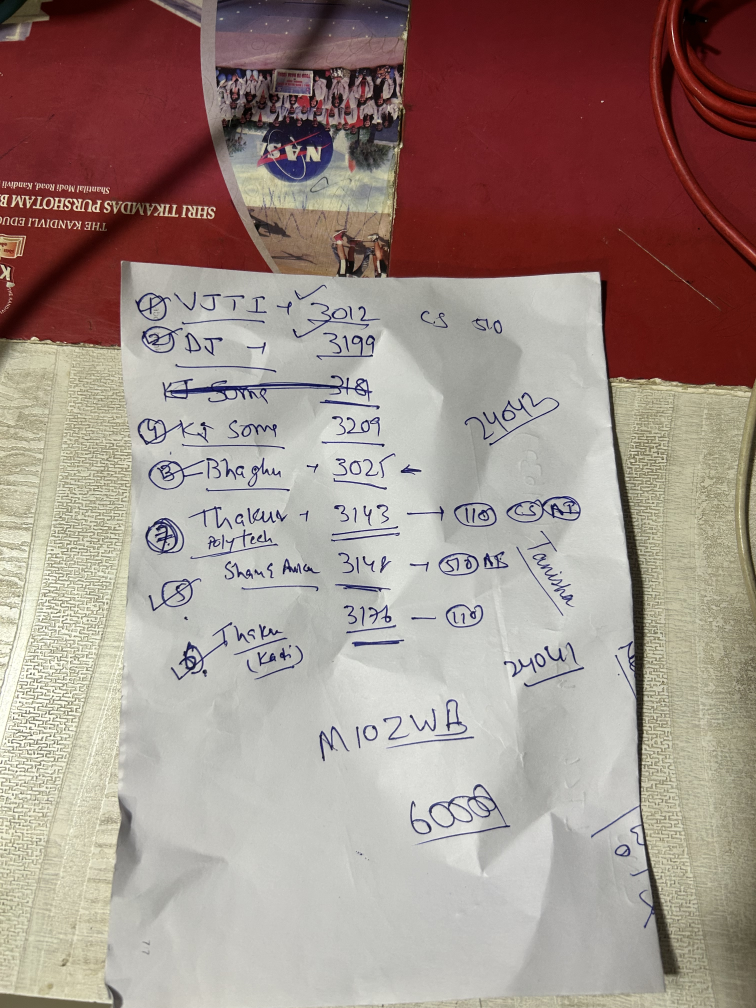
#> input picture IMG_3712.jpeg, 3024 x 4032 px (shown at 1/4 size)
$ python -i phase6_enhancement.py   (imports and definitions only)
#> lines starting #> are read from the running program, lines starting #| are printed output that depends on the picture; after the words box and inside, x2 and y2 are one past the last pixel; in counts of white or black regions, pixels touching at a corner belong together
#> further down, picture is the input picture: shape (4032, 3024, 3); mean B, G, R 134.7, 141.8, 160.2
"""
Phase 6 — Image Enhancement
Sharpening, adaptive binarization, Lanczos interpolation, background removal.
"""
import cv2
import numpy as np


def enhance(img: np.ndarray, mode: str = "full") -> dict:
    """
    Apply post-dewarping image enhancements.

    Args:
        img:  BGR document image (already dewarped)
        mode: "full" | "sharpen_only" | "binary_only"

    Returns:
        dict of enhanced images keyed by method name
    """
#> called with mode = 'full'
    results = {}

    if len(img.shape) == 3:
        gray = cv2.cvtColor(img, cv2.COLOR_BGR2GRAY)
    else:
        gray = img.copy()

    # ── 1. Unsharp Masking (Sharpening) ──────────────────────────────────────
    blurred = cv2.GaussianBlur(gray, (0, 0), sigmaX=3.0)
    sharpened = cv2.addWeighted(gray, 1.5, blurred, -0.5, 0)
    results["sharpened"] = sharpened

    if mode == "sharpen_only":
        return results

    # ── 2. Adaptive Threshold Binarization ───────────────────────────────────
    binary = cv2.adaptiveThreshold(
        sharpened, 255,
        cv2.ADAPTIVE_THRESH_GAUSSIAN_C,
        cv2.THRESH_BINARY, 31, 10
    )
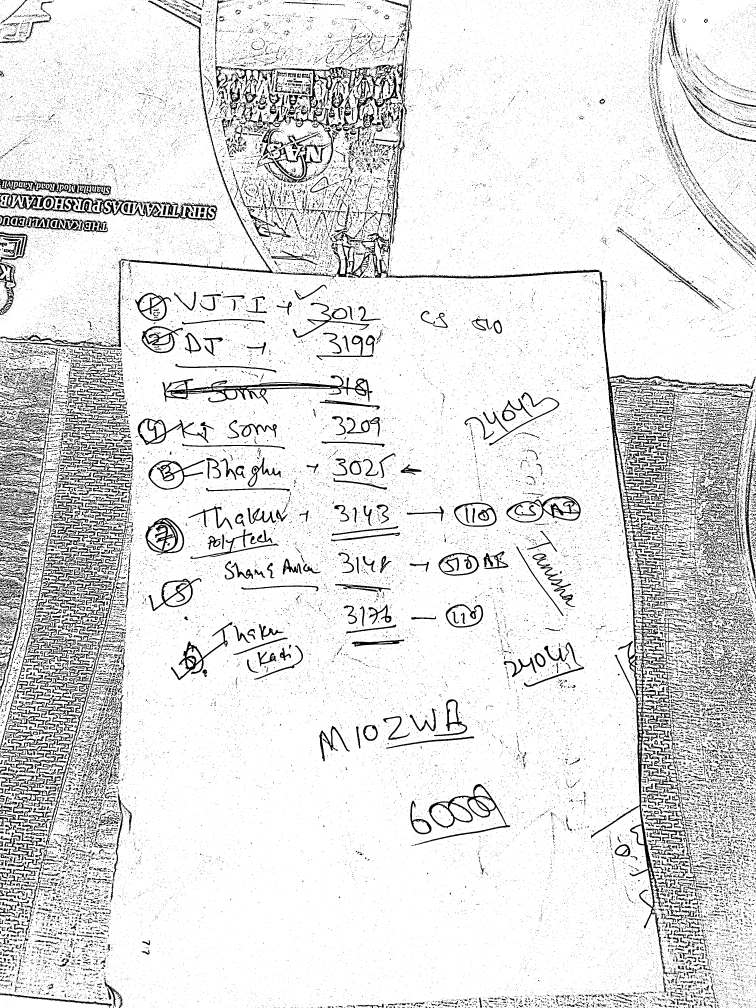
#> binary: shape (4032, 3024) (shown at 1/4 size); 88.4% white; 74586 black regions (68630 under 20 px), largest, box (x1, y1, x2, y2) and area: (515, 1, 2957, 3904) 124591, (0, 1952, 523, 3291) 114422, (0, 1629, 234, 2789) 24300
    results["binary"] = binary

    # ── 3. Morphological Cleanup (remove small noise blobs) ──────────────────
    kernel = cv2.getStructuringElement(cv2.MORPH_ELLIPSE, (2, 2))
    cleaned = cv2.morphologyEx(binary, cv2.MORPH_OPEN, kernel)
#> cleaned: shape (4032, 3024); 88.8% white; 36492 black regions (31267 under 20 px), largest, box (x1, y1, x2, y2) and area: (516, 2, 2957, 3905) 142944, (0, 1952, 533, 3295) 119992, (862, 240, 1594, 626) 34612
    results["cleaned_binary"] = cleaned

    if mode == "binary_only":
        return results

    # ── 4. CLAHE on grayscale (for grayscale output) ──────────────────────────
    clahe = cv2.createCLAHE(clipLimit=2.5, tileGridSize=(8, 8))
    enhanced_gray = clahe.apply(gray)
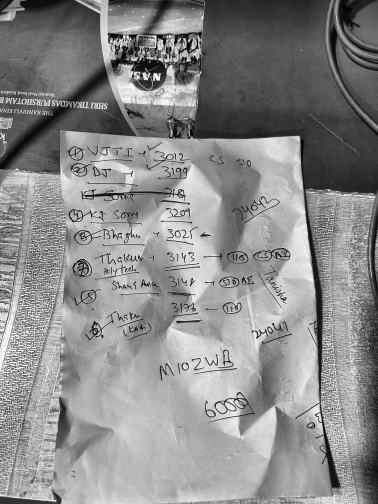
#> enhanced_gray: shape (4032, 3024) (shown at 1/8 size); min 0, max 255, mean 138.9
    results["clahe_gray"] = enhanced_gray

    # ── 5. Full enhanced color image ──────────────────────────────────────────
    if len(img.shape) == 3:
        # Fast uint8 unsharp masking
        blur_color = cv2.GaussianBlur(img, (0, 0), sigmaX=2.0)
        sharp_color = cv2.addWeighted(img, 1.35, blur_color, -0.35, 0)
        results["sharpened_color"] = sharp_color
        results["background_normalized"] = enhanced_gray

        # ── 6. "Clean Color Scan" (CamScanner-Style Flatbed Color Scan) ───────
        lab = cv2.cvtColor(sharp_color, cv2.COLOR_BGR2LAB)
#> lab: shape (4032, 3024, 3); mean of channels 0, 1, 2 153.2, 135.1, 136
        l, a, b = cv2.split(lab)
        lh, lw = l.shape[:2]

        # Multi-scale fast background estimation
        scale = 1000.0 / max(lh, lw) if max(lh, lw) > 1000 else 1.0
        small_l = cv2.resize(l, (int(lw * scale), int(lh * scale))) if scale != 1.0 else l.copy()
        k_small = cv2.getStructuringElement(cv2.MORPH_ELLIPSE, (21, 21))
        bg_small = cv2.morphologyEx(small_l, cv2.MORPH_CLOSE, k_small)
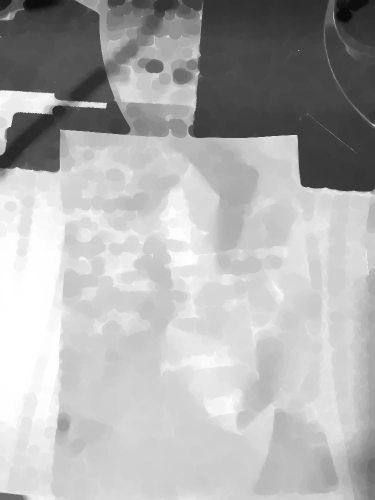
#> bg_small: shape (1000, 750) (shown at 1/2 size); min 10, max 255, mean 174.9
        bg_small = cv2.GaussianBlur(bg_small, (21, 21), 0)
        bg_l = cv2.resize(bg_small, (lw, lh), interpolation=cv2.INTER_LINEAR) if scale != 1.0 else bg_small

        norm_l = cv2.divide(l.astype(np.float32), bg_l.astype(np.float32) + 1e-5, scale=255.0)
        norm_l = np.clip(norm_l, 0, 255)
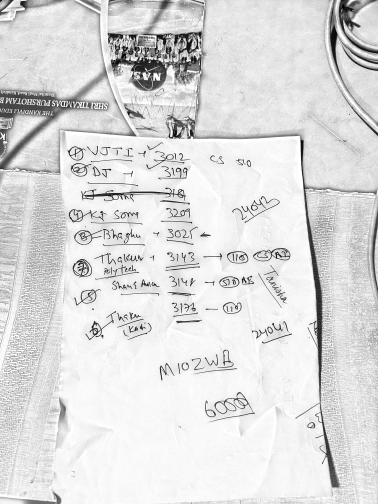
#> norm_l: shape (4032, 3024) float32 (shown at 1/8 size); min 0, max 255, mean 220.7
        p1, p95 = np.percentile(norm_l, (1, 95))
#> p1 = 23.83; p95 = 255
        norm_l = np.clip((norm_l - p1) * (255.0 / max(p95 - p1, 1e-5)), 0, 255).astype(np.uint8)

        # Unsharp mask for text definition
        blur_l = cv2.GaussianBlur(norm_l, (0, 0), sigmaX=2.0)
        sharp_l = cv2.addWeighted(norm_l, 1.4, blur_l, -0.4, 0)

        # Subtle chroma pop for colored ink
        a_boost = cv2.addWeighted(a, 1.15, np.full_like(a, 128), -0.15, 0)
        b_boost = cv2.addWeighted(b, 1.15, np.full_like(b, 128), -0.15, 0)
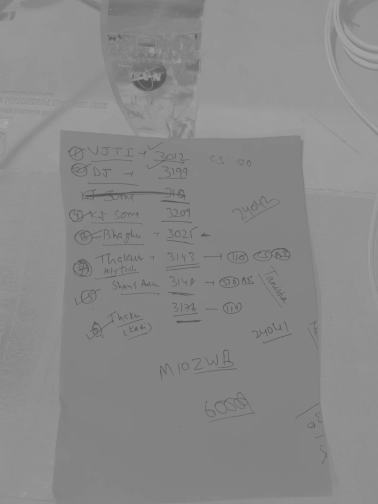
#> b_boost: shape (4032, 3024) (shown at 1/8 size); min 73, max 171, mean 137.1

        clean_color = cv2.cvtColor(cv2.merge([sharp_l, a_boost, b_boost]), cv2.COLOR_LAB2BGR)
        results["clean_color"] = clean_color
        results["magic_color"] = clean_color
        results["natural_scan"] = clean_color

        # ── 8. "Clean B&W Scan" (Pristine High-Contrast Document Scan) ────────
        _, bw = cv2.threshold(sharp_l, 205, 255, cv2.THRESH_BINARY)
#> bw: shape (4032, 3024); 77.9% white; 91932 black regions (85924 under 20 px), largest, box (x1, y1, x2, y2) and area: (0, 0, 3024, 3972) 1092340, (0, 1397, 546, 3330) 295297, (2621, 0, 3024, 1018) 77194
        # Fast morphological speckle noise cleanup
        clean_bw = cv2.morphologyEx(bw, cv2.MORPH_OPEN, cv2.getStructuringElement(cv2.MORPH_RECT, (2, 2)))
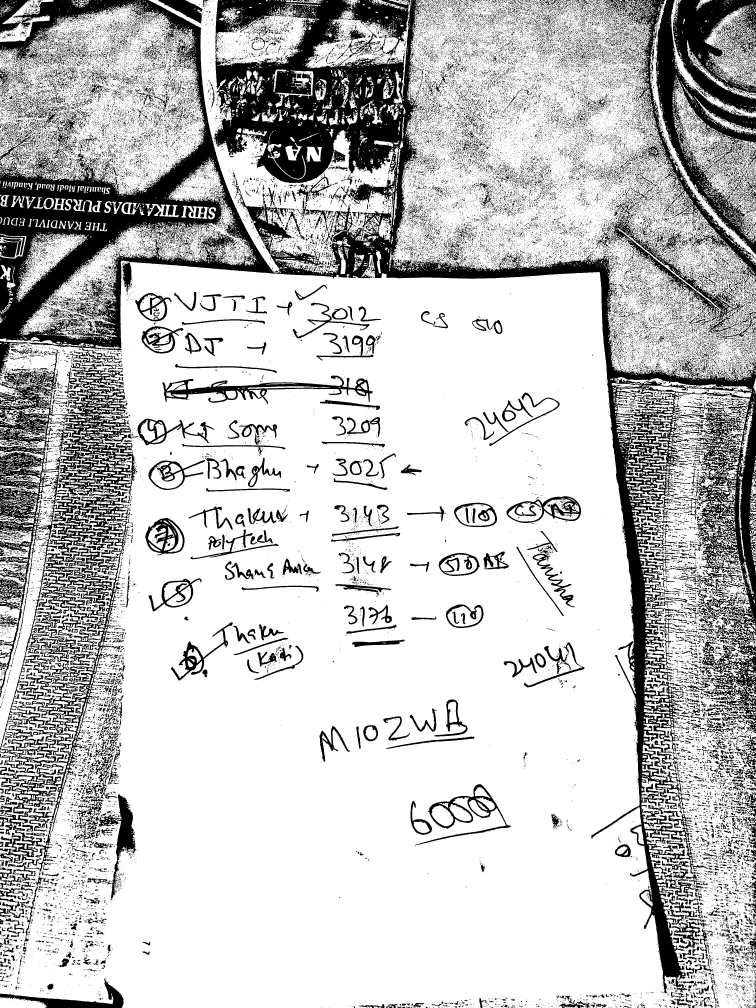
#> clean_bw: shape (4032, 3024) (shown at 1/4 size); 76.6% white; 63166 black regions (57164 under 20 px), largest, box (x1, y1, x2, y2) and area: (0, 0, 3024, 3973) 1259871, (0, 1398, 549, 3339) 327737, (2620, 0, 3024, 1019) 89278
        clean_bw_bgr = cv2.cvtColor(clean_bw, cv2.COLOR_GRAY2BGR)
        results["clean_bw"] = clean_bw_bgr
    else:
        sharp_bgr = cv2.cvtColor(sharpened, cv2.COLOR_GRAY2BGR)
        bin_bgr = cv2.cvtColor(binary, cv2.COLOR_GRAY2BGR)
        results["sharpened_color"] = sharp_bgr
        results["clean_color"] = sharp_bgr
        results["clean_bw"] = bin_bgr
        results["natural_scan"] = sharp_bgr
        results["magic_color"] = sharp_bgr

    return results


# [87 lines left out: functions remove_shadows, super_resolve, deskew_fine, not called in this run]

>>> import cv2
>>> picture = cv2.imread('../IMG_3712.jpeg')
>>> result = enhance(picture)
#> result = 10 items

$ run again, on IMG_3717.jpeg
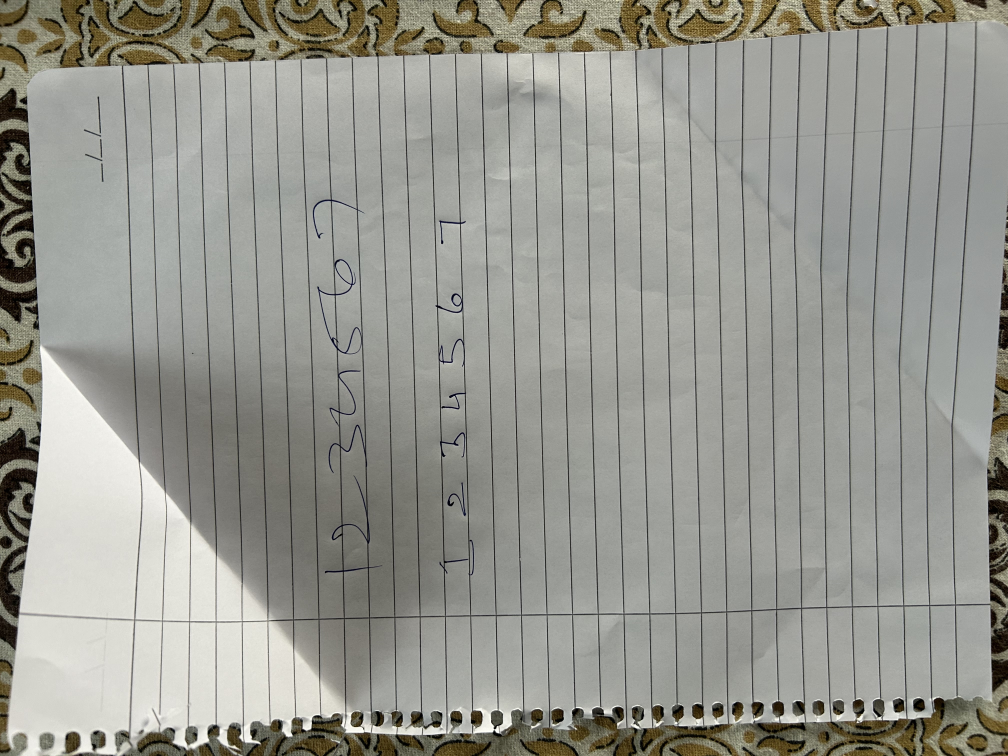
#> input picture IMG_3717.jpeg, 4032 x 3024 px (shown at 1/4 size)
#> picture is the input picture: shape (3024, 4032, 3); mean B, G, R 143.7, 151.2, 151
#> in enhance, `binary = cv2.adaptiveThreshold( sharpened, 255, cv2.ADAPTIVE_THRESH_GA..`:
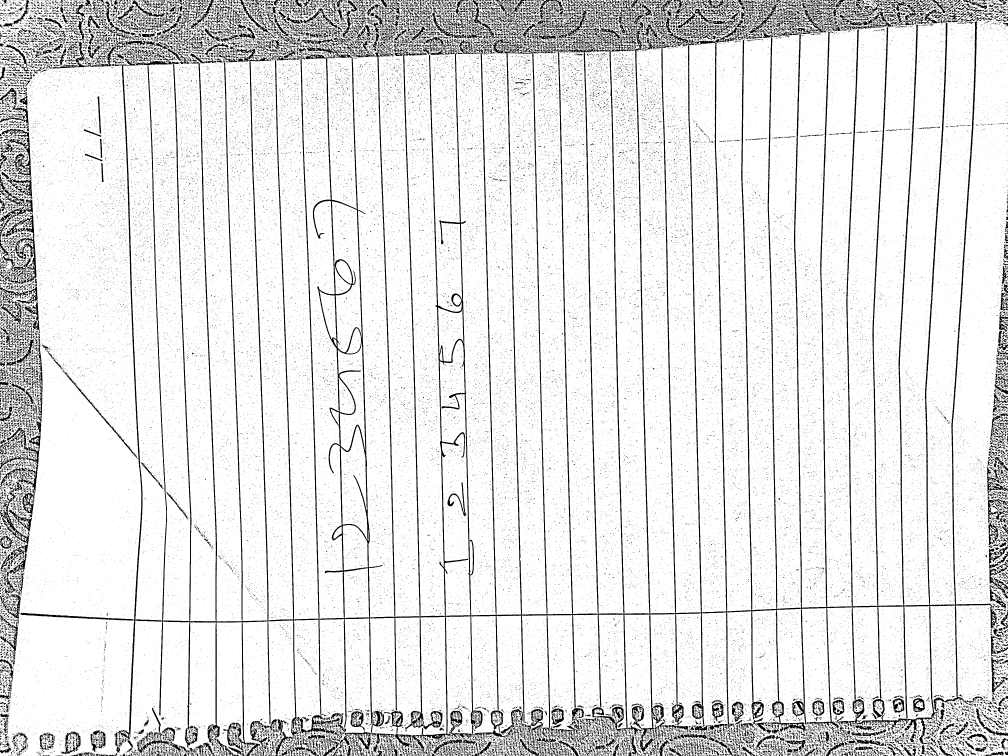
#> binary: shape (3024, 4032) (shown at 1/4 size); 89.2% white; 77253 black regions (72175 under 20 px), largest, box (x1, y1, x2, y2) and area: (82, 35, 3989, 3024) 529844, (0, 514, 146, 1130) 15560, (15, 1486, 170, 2126) 11937
#> cleaned: shape (3024, 4032); 89.5% white; 35436 black regions (31896 under 20 px), largest, box (x1, y1, x2, y2) and area: (83, 0, 3989, 3024) 610174, (0, 1205, 171, 2300) 26724, (0, 515, 147, 1138) 25841
#> lab: shape (3024, 4032, 3); mean of channels 0, 1, 2 157.8, 126.7, 131.9
#> p1 = 2.88; p95 = 255
#> in enhance, `_, bw = cv2.threshold(sharp_l, 205, 255, cv2.THRESH_BINARY)`:
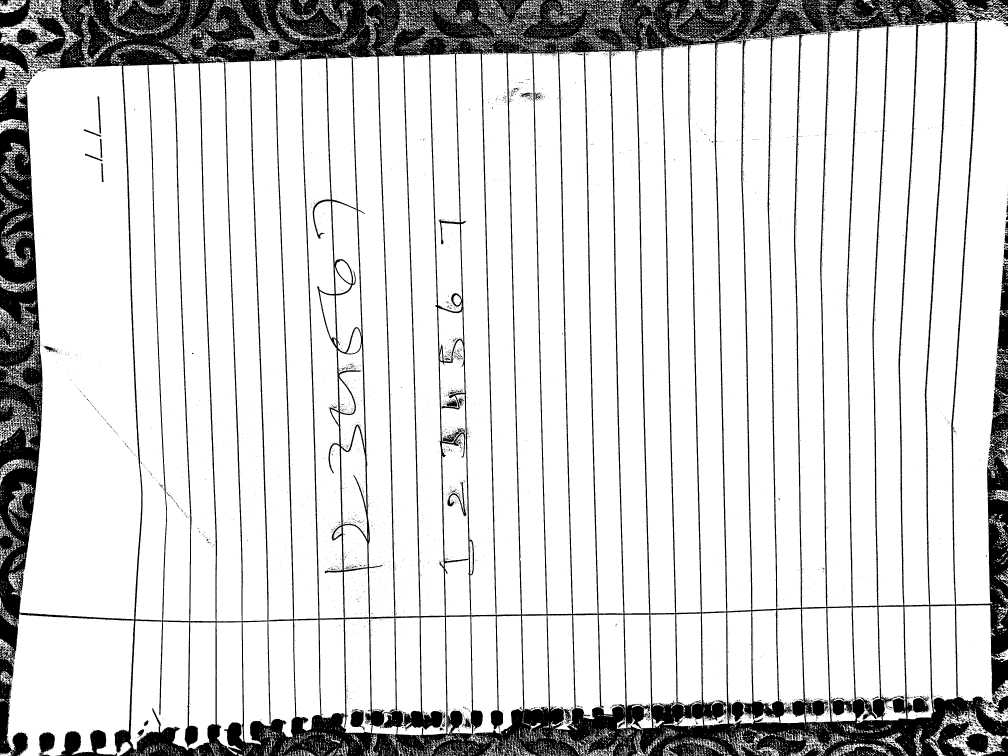
#> bw: shape (3024, 4032) (shown at 1/4 size); 83.9% white; 6927 black regions (6485 under 20 px), largest, box (x1, y1, x2, y2) and area: (0, 0, 4032, 3024) 1871412, (222, 2920, 470, 3024) 11660, (0, 165, 164, 309) 9080
#> clean_bw: shape (3024, 4032); 83.4% white; 5030 black regions (4784 under 20 px), largest, box (x1, y1, x2, y2) and area: (0, 0, 4032, 3024) 1973284, (231, 2921, 471, 3024) 11558, (156, 2930, 221, 3024) 4265
#> result = 10 items

$ run again, on IMG_3718.jpeg
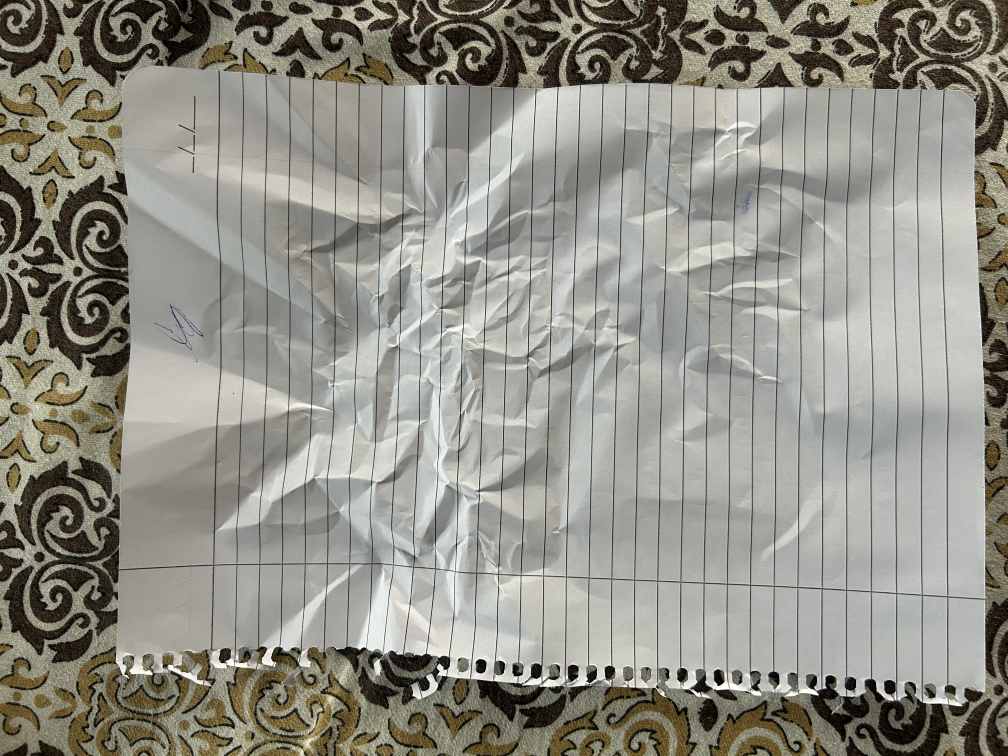
#> input picture IMG_3718.jpeg, 4032 x 3024 px (shown at 1/4 size)
#> picture is the input picture: shape (3024, 4032, 3); mean B, G, R 135.2, 144.4, 145.7
#> in enhance, `binary = cv2.adaptiveThreshold( sharpened, 255, cv2.ADAPTIVE_THRESH_GA..`:
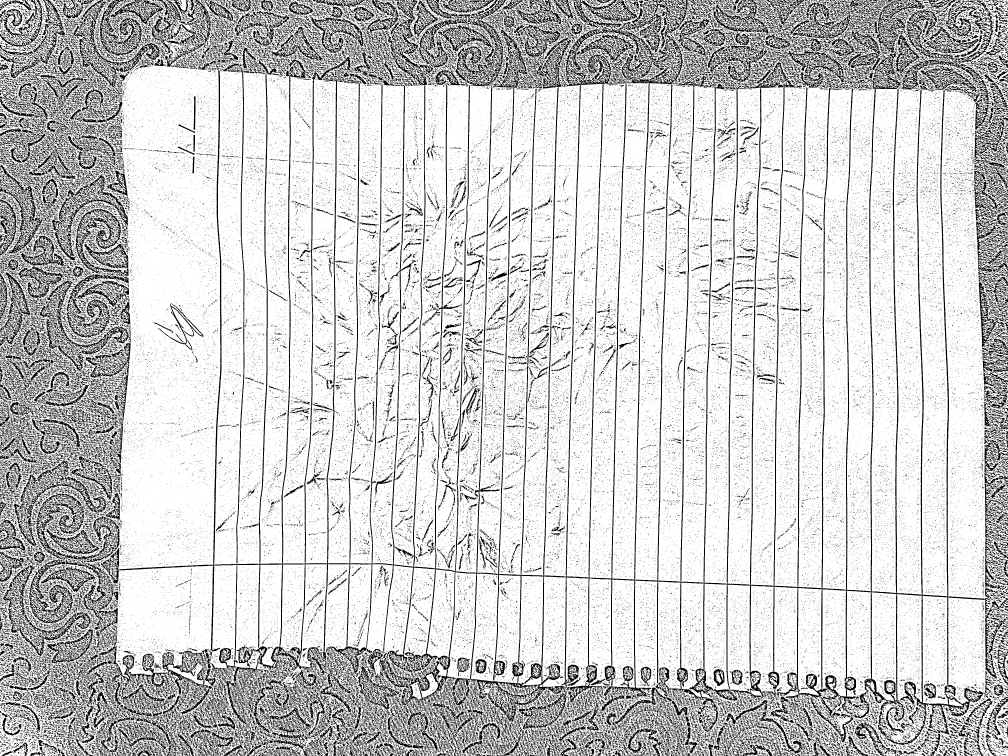
#> binary: shape (3024, 4032) (shown at 1/4 size); 80.1% white; 115395 black regions (104223 under 20 px), largest, box (x1, y1, x2, y2) and area: (477, 0, 3964, 3006) 491982, (1674, 0, 2123, 351) 33413, (144, 2052, 478, 2340) 11043
#> cleaned: shape (3024, 4032); 80.3% white; 58339 black regions (51253 under 20 px), largest, box (x1, y1, x2, y2) and area: (478, 0, 3965, 3024) 761553, (115, 1968, 481, 2494) 36211, (0, 470, 353, 1016) 31740
#> lab: shape (3024, 4032, 3); mean of channels 0, 1, 2 150.3, 127, 133
#> p1 = 0; p95 = 255
#> bw: shape (3024, 4032); 66.5% white; 20959 black regions (19759 under 20 px), largest, box (x1, y1, x2, y2) and area: (0, 0, 4032, 3024) 3821098, (1506, 1559, 1571, 1770) 7199, (2031, 1129, 2117, 1294) 4284
#> in enhance, `clean_bw = cv2.morphologyEx(bw, cv2.MORPH_OPEN, cv2.getStructuringElem..`:
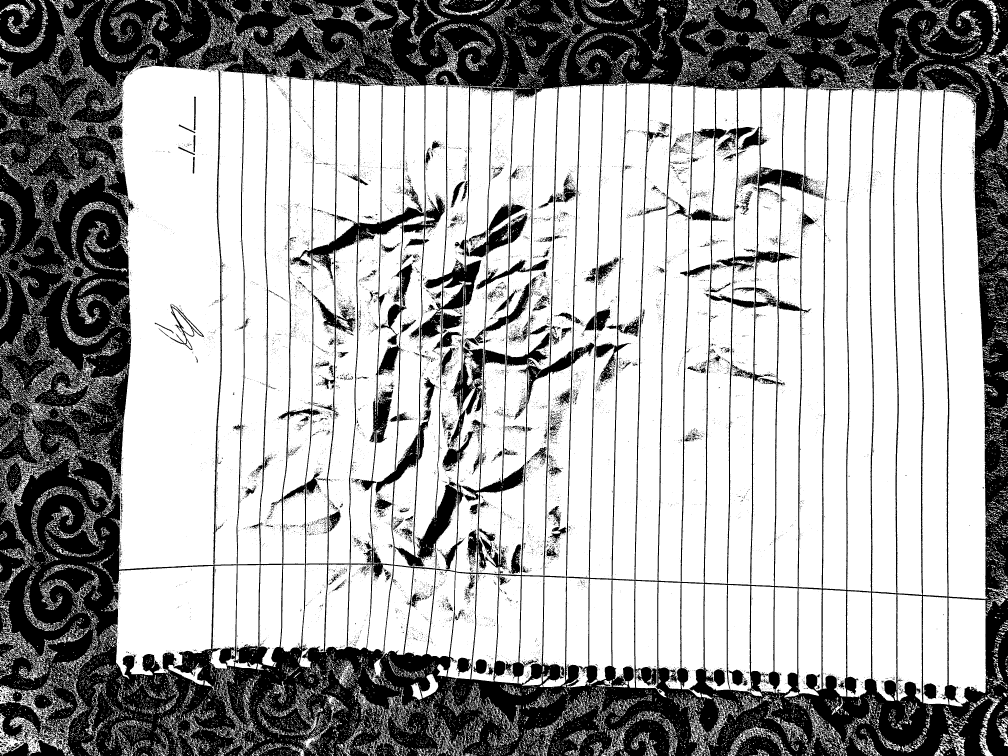
#> clean_bw: shape (3024, 4032) (shown at 1/4 size); 65.1% white; 15097 black regions (14315 under 20 px), largest, box (x1, y1, x2, y2) and area: (0, 0, 4032, 3024) 4092769, (1771, 1251, 1851, 1333) 3610, (677, 1215, 816, 1400) 3206
#> result = 10 items
